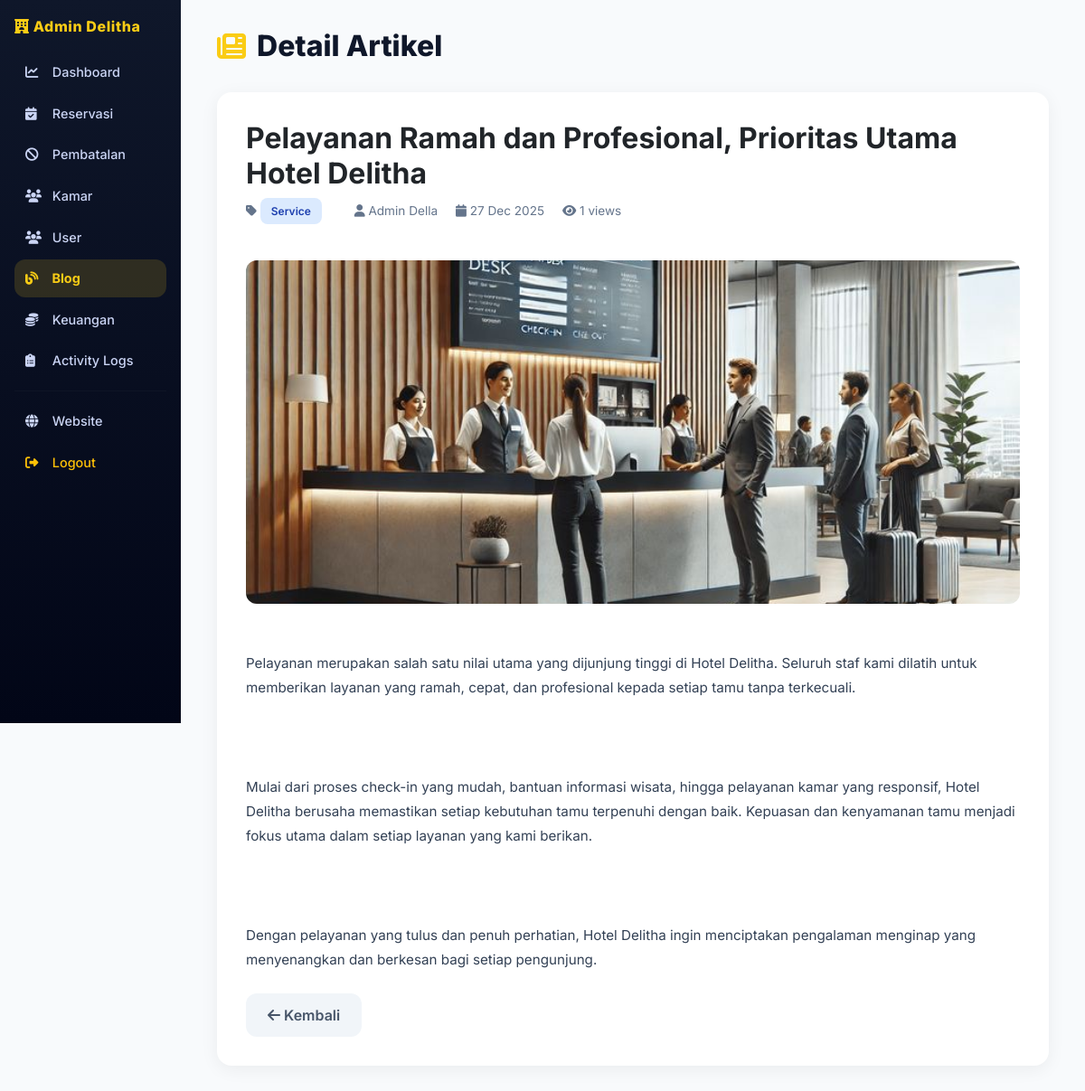
Screenshot of /admin/blogs/detail.php?id=4 (signed in) with the database file from the repository.
### tables this page shows
CREATE TABLE `blogs` (
  `id` int NOT NULL,
  `title` varchar(200) NOT NULL,
  `slug` varchar(200) NOT NULL,
  `category` varchar(50) NOT NULL,
  `content` text NOT NULL,
  `image` varchar(255) DEFAULT NULL,
  `author_id` int NOT NULL,
  `views` int DEFAULT '0',
  `published` tinyint(1) DEFAULT '1',
  `created_at` timestamp NOT NULL DEFAULT CURRENT_TIMESTAMP,
  `updated_at` timestamp NOT NULL DEFAULT CURRENT_TIMESTAMP ON UPDATE CURRENT_TIMESTAMP
);

CREATE TABLE `users` (
  `id` int NOT NULL,
  `name` varchar(100) NOT NULL,
  `email` varchar(100) NOT NULL,
  `password` varchar(255) NOT NULL,
  `phone` varchar(20) DEFAULT NULL,
  `gender` enum('male','female') DEFAULT NULL,
  `birth_date` date DEFAULT NULL,
  `address` text,
  `role` enum('admin','staff','user') NOT NULL,
  `created_at` timestamp NOT NULL DEFAULT CURRENT_TIMESTAMP,
  `updated_at` timestamp NOT NULL DEFAULT CURRENT_TIMESTAMP ON UPDATE CURRENT_TIMESTAMP,
  `status` enum('active','inactive') DEFAULT 'active',
  `photo` varchar(255) DEFAULT NULL
);

### admin/blogs/detail.php (the view, shortened to what this page needs)
<?php
require_once '../../config/database.php';
$id = isset($_GET['id']) ? (int)$_GET['id'] : 0;
$result = mysqli_query($conn, "
    SELECT b.*, u.name AS author_name
    FROM blogs b
    LEFT JOIN users u ON b.author_id = u.id
    WHERE b.id = $id
");
$blog = mysqli_fetch_assoc($result);
?>
<!DOCTYPE html>
<html lang="id">
<head>
<link href="https://cdn.jsdelivr.net/npm/bootstrap@5.3.2/dist/css/bootstrap.min.css" rel="stylesheet">
<link href="https://cdnjs.cloudflare.com/ajax/libs/font-awesome/6.5.0/css/all.min.css" rel="stylesheet">
</head>
<body>
<?php include_once '../../includes/sidebar.php'; ?>
<div class="main-content">
    <div class="page-header">
        <h1 class="page-title">
            <i class="fa-solid fa-newspaper"></i>
            Detail Artikel
        </h1>
    </div>
    <div class="detail-card">
        <h2 class="fw-bold mb-2"><?= htmlspecialchars($blog['title']) ?></h2>
        <div class="blog-meta">
            <span>
                <i class="fa-solid fa-tag"></i>
                <span class="category-badge category-<?= $blog['category'] ?>">
                    <?= ucfirst($blog['category']) ?>
                </span>
            </span>
            <span>
                <i class="fa-solid fa-user"></i>
                <?= htmlspecialchars($blog['author_name'] ?? 'Admin') ?>
            </span>
            <span>
                <i class="fa-solid fa-calendar"></i>
                <?= date('d M Y', strtotime($blog['created_at'])) ?>
            </span>
            <span>
                <i class="fa-solid fa-eye"></i>
                <?= number_format($blog['views']) ?> views
            </span>
        </div>
        <?php if (!empty($blog['image'])): ?>
            <img src="<?= BASE_URL . '/' . $blog['image'] ?>"
                 class="blog-image"
                 alt="<?= htmlspecialchars($blog['title']) ?>">
        <?php endif; ?>
        <div class="blog-content">
            <?= nl2br(htmlspecialchars($blog['content'])) ?>
        </div>
        <div class="mt-4">
            <a href="<?= BASE_URL ?>/admin/blogs/manage.php" class="btn btn-back">
                <i class="fa-solid fa-arrow-left"></i> Kembali
            </a>
        </div>
    </div>
</div>
</body>
</html>

### admin/blogs/detail.php (style rules this page uses)
body { background:#f8fafc; font-family:'Inter',sans-serif; }
.main-content { margin-left:200px; padding:2rem 2.5rem; }
.page-header { margin-bottom:2rem; animation:fadeInDown .6s ease-out; }
.page-title { font-size:2rem; font-weight:800; color:#0f172a; display:flex; align-items:center; gap:12px; }
.page-title i { color:#facc15; }
.detail-card { background:#fff; border-radius:16px; padding:2rem; box-shadow:0 4px 20px rgba(0,0,0,.06); animation:fadeInUp .6s ease-out .1s backwards; }
.blog-meta { font-size:.85rem; color:#64748b; margin-bottom:1rem; }
.blog-meta span { margin-right:1rem; }
.category-badge { display:inline-block; padding:.35rem .75rem; border-radius:8px; font-size:.75rem; font-weight:600; }
.category-service { background:#dbeafe;color:#1e40af; }
.blog-image { width:100%; max-height:380px; object-fit:cover; border-radius:12px; margin:1.5rem 0; }
.blog-content { color:#334155; line-height:1.8; font-size:.95rem; white-space:pre-line; }
.btn-back { background: #f1f5f9; border: none; color: #475569; font-weight: 600; padding: 0.75rem 1.5rem; border-radius: 12px; transition: all 0.25s ease; text-decoration: none; display: inline-block; }

### rows the page displays
blogs: title "Pelayanan Ramah dan Profesional, Prioritas Utama Hotel Delitha", category "Service", author.name "Admin Della", created_at "27 Dec 2025", views "1", image (picture), content "Pelayanan merupakan salah satu nilai utama yang dijunjung tinggi di Hotel Delitha. Seluruh staf kami dilatih untuk memberikan layanan yang ramah, cepat, dan profesional kepada setiap tamu tanpa terkecuali. Mulai dari proses check-in yang mudah, bantuan informasi wisata, hingga pelayanan kamar yang responsif, Hotel Delitha berusaha memastikan setiap kebutuhan tamu terpenuhi dengan baik. Kepuasan dan kenyamanan tamu menjadi fokus utama dalam setiap layanan yang kami berikan. Dengan pelayanan yang tulus dan penuh perhatian, Hotel Delitha ingin menciptakan pengalaman menginap yang menyenangkan dan berkesan bagi setiap pengunjung."
